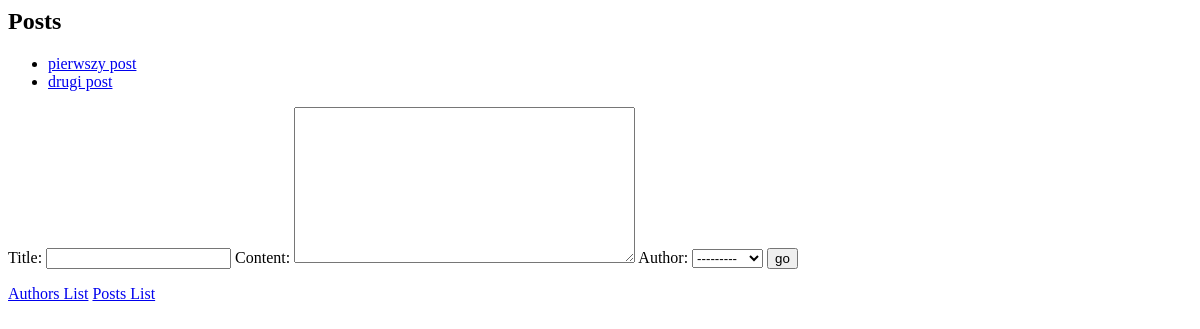
The app's page /posts/, older data.
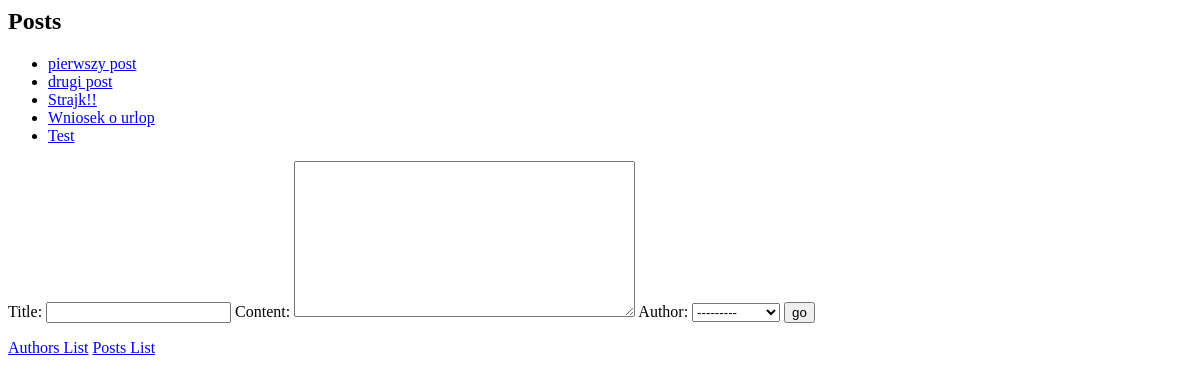
The same page, newer data.
### posts/models.py (models this page shows, shortened)
class Post(models.Model):
    title = models.CharField(max_length=20)
    content = models.TextField()
    created = models.DateTimeField(auto_now_add=True)
    modified = models.DateTimeField(auto_now=True)
    author = models.ForeignKey(
        "posts.Author", on_delete=models.CASCADE, blank=True, null=True
    )

### posts/views.py (the view, shortened to what this page needs)
# urls.py: path("", posts_list, name="posts_list"),
def posts_list(request):
    form = PostForm()
    posts = Post.objects.all()
    return render(
        request=request,
        template_name="posts/posts_list.html",
        context={"posts": posts, "form": form},
    )

### posts/forms.py (shortened to what this page needs)
class PostForm(forms.ModelForm):
    class Meta:
        model = Post
        fields = ["title", "content", "author"]
        widgets = {
            "author": forms.Select(
                choices=((a.id, a.nick) for a in Author.objects.all())
            )
        }

### posts/models.py (called while the page is built)
    def __str__(self):
        return f"{self.nick}"

### posts/templates/posts/posts_list.html (shortened to what this page needs)
{% extends "posts/main.html" %}
{% block content %}
<ul>
    {% for p in posts %}
    <li><a href="{% url 'posts:details' p.id %}">{{ p.title }}</a></li>
    {% endfor %}
</ul>
<form method="post">
    {{ form.as_table }}
    <input type="submit" value="go">
</form>
{% endblock %}

Row changes from the older to the newer data that the page shows:
added Post: title "Strajk!!"
added Post: title "Wniosek o urlop"
added Post: title "Test"
